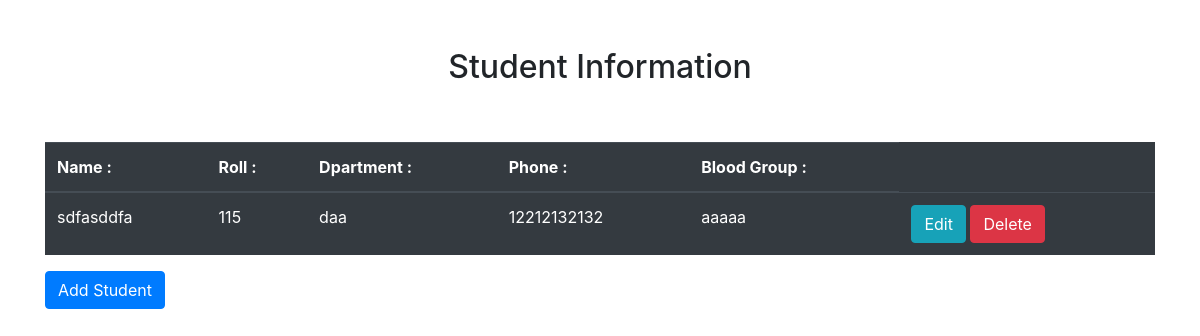
Before: / with the older database file.
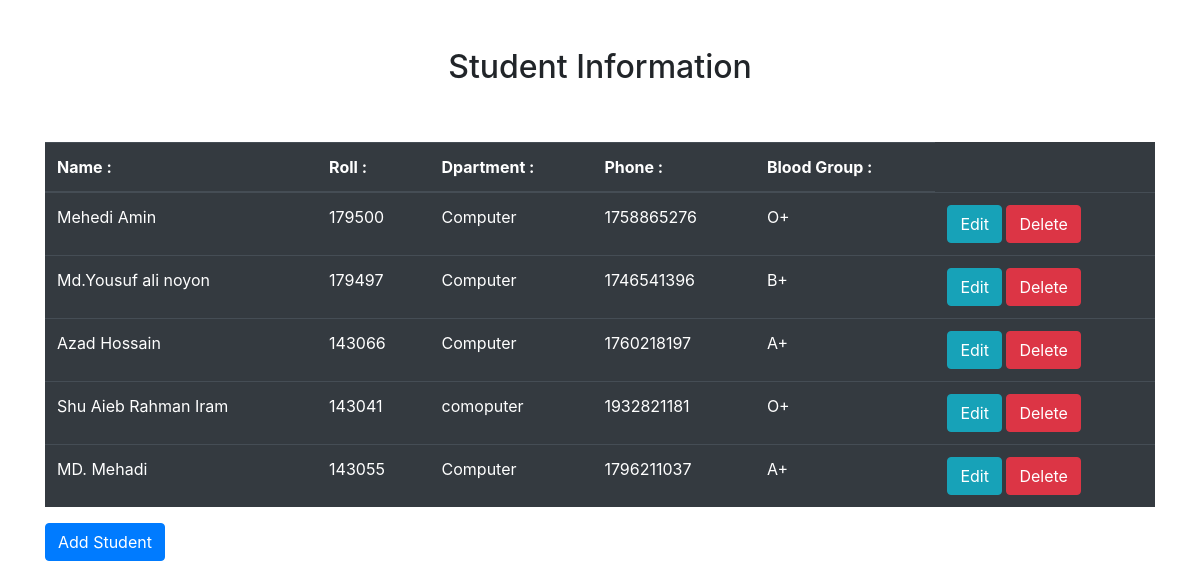
After: the same page with the newer database file.
### My_CRUD/models.py (models this page shows)
class Computer(models.Model):
    name = models.CharField(max_length=150)
    roll = models.IntegerField()
    dpartment = models.CharField(max_length=100)
    phone = models.IntegerField()
    blood_group = models.CharField(max_length=100)

### My_CRUD/views.py (the view)
# urls.py: path('', views.index, name = 'index'),
def index(request):
    students = Computer.objects.all()
    return render(request, 'index.html', {'students':students})

### templates/index.html (shortened to what this page needs)
{% load static %}
<!DOCTYPE html>
<html lang="en">
<head>
    <link rel="stylesheet" href="{% static 'css/bootstrap.min.css' %}">
</head>
<body>
    <div class="container">
        <h2 class="text-center py-5">Student Information</h2>
        <table class="table table-dark">
            <thead>
                <tr">
                    <th>Name : </th>
                    <th>Roll : </th>
                    <th>Dpartment : </th>
                    <th>Phone : </th>
                    <th>Blood Group : </th>
            </thead>
            <tbody>
                {% for student in students %}
                <tr>
                    <td>{{ student.name }}</td>
                    <td>{{ student.roll }}</td>
                    <td>{{ student.dpartment }}</td>
                    <td>{{ student.phone }}</td>
                    <td>{{ student.blood_group }}</td>
                    <td>
                        <a class="btn btn-info" href="/edit/{{ student.id }}">Edit</a>
                        <a class="btn btn-danger" href="/delete/{{ student.id }}">Delete</a>
                    </td>
                </tr>
                {% endfor %}
            </tbody>
        </table>
        <a class="btn btn-primary" href="/add_students">Add Student</a>
    </div>
</body>
</html>

Changed rows visible on the page:
removed Computer: name "sdfasddfa", roll "115", dpartment "daa", phone "12212132132", blood_group "aaaaa"
added Computer: name "Mehedi Amin", roll "179500", dpartment "Computer", phone "1758865276", blood_group "O+"
added Computer: name "Md.Yousuf ali noyon", roll "179497", dpartment "Computer", phone "1746541396", blood_group "B+"
added Computer: name "Azad Hossain", roll "143066", dpartment "Computer", phone "1760218197", blood_group "A+"
added Computer: name "Shu Aieb Rahman Iram", roll "143041", dpartment "comoputer", phone "1932821181", blood_group "O+"
added Computer: name "MD. Mehadi", roll "143055", dpartment "Computer", phone "1796211037", blood_group "A+"
